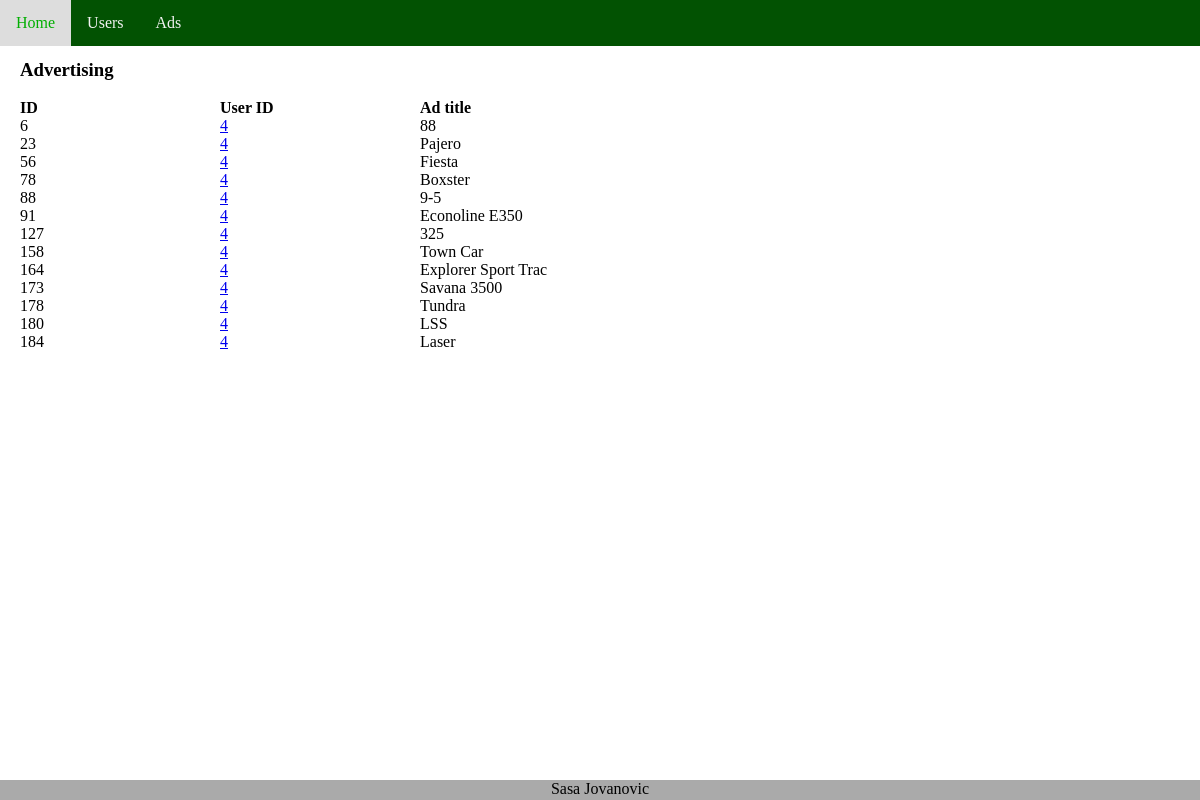
Screenshot of /_APP_INNER_DIRECTORY_/Ads/?uid=4 with the database file from the repository.
### tables this page shows
CREATE TABLE `advertisements` (
  `id` int(6) NOT NULL,
  `userid` int(4) NOT NULL,
  `title` varchar(200) NOT NULL
);

### src/Core/Template.php (called while the page is built, shortened)
<?php
class Template
{
   private $template;
   function load($filepath) {
      $this->template = $filepath;
   }
   function publish()
   {
       include($this->template);
   }
}
?>

### src/Controller/AbstractController.php (called while the page is built, shortened)
<?php
class AbstractController
{
    private $template;
    public function __construct()
    {
        $this->template = new \Core\Template();
    }
    protected function getView($subtemplate, array $variables = [], array $rows = [])
    {
        $this->template->load("src/View/master.php");
        $this->template->replace('include', $subtemplate);
        foreach ($variables as $k=>$v) {
            $this->template->replace($k, $v);
        }
        $this->template->replace("rows", $rows);
        $this->template->publish();
    }
}
?>

### src/Controller/Ads.php (called while the page is built, shortened)
<?php
class Ads extends AbstractController
{
    public function index()
    {
        $variables=array(
                  'pagetitle'=>'Advertising',
                  'heading'=>'Advertising'
                  );
        $uid = (isset($_GET['uid']) ? $_GET['uid'] : false );
        $ads = Model\Ads::find($uid);
        $subtemplate = \Core\Util::getTemplate(__CLASS__,__FUNCTION__);
        return parent::getView($subtemplate,$variables,$ads);
    }
}
?>

### index.php (called while the page is built, shortened)
<?php
$request = new Request($_SERVER, $_POST, $_GET, $_FILES);
try {
    $controller = $request->getController();
    $params =  $request->getGet();
    $method = $request->getMethod($controller);
    $controller = new $controller;
    $controller->$method($params);
} catch (Exception $e) {
    echo sprintf(
        'Erro Code: %s  Message: <b>%s</b> at %s line: %s',
        $e->getCode(),
        $e->getMessage(),
        $e->getFile(),
        $e->getLine()
    );
}
?>

### src/Model/Ads.php (called while the page is built, shortened)
<?php
  class Ads {
    public static function find($uid) {
      $db = \Core\Db::getInstance();
      $where = ($uid ? " WHERE userid=".intval($uid) : "");
      $req = $db->query('SELECT * FROM advertisements'.$where);
      return $req->fetchAll();
    }
  }
?>

### src/View/Ads/index.php (the view)
<h3><?php echo $heading ?></h3>
<div class="table">
  <div class="row">
    <div class="col strong">ID</div>
    <div  class="col strong">User ID</div>
    <div  class="col strong">Ad title</div>
  </div>
<?php foreach($rows as $row) { extract($row); ?>
  <div class="row">
    <div class="col"><?php echo $id; ?></div>
    <div  class="col"><a href='<?php echo APP_INNER_DIRECTORY;?>/Users/?uid=<?php echo $userid; ?>'><?php echo $userid; ?></a></div>
    <div  class="col"><?php echo $title; ?></div>
  </div>
<?php } ?>
</div>

### css/main.css (style rules this page uses)
* { box-sizing: border-box; }
html , body { margin:0; padding:0; height:100%; }
.table { display: table; width: auto; border: none; }
.row { display: table-row; width: auto; clear: both; }
.col { float: left; display: table-column; width: 200px; }
.strong { font-weight: bold; }

### rows the page displays
advertisements: id "6", userid "4", title "88"
advertisements: id "23", userid "4", title "Pajero"
advertisements: id "56", userid "4", title "Fiesta"
advertisements: id "78", userid "4", title "Boxster"
advertisements: id "88", userid "4", title "9-5"
advertisements: id "91", userid "4", title "Econoline E350"
advertisements: id "127", userid "4", title "325"
advertisements: id "158", userid "4", title "Town Car"
advertisements: id "164", userid "4", title "Explorer Sport Trac"
advertisements: id "173", userid "4", title "Savana 3500"
advertisements: id "178", userid "4", title "Tundra"
advertisements: id "180", userid "4", title "LSS"
advertisements: id "184", userid "4", title "Laser"

### other values shown
$heading "Advertising"
